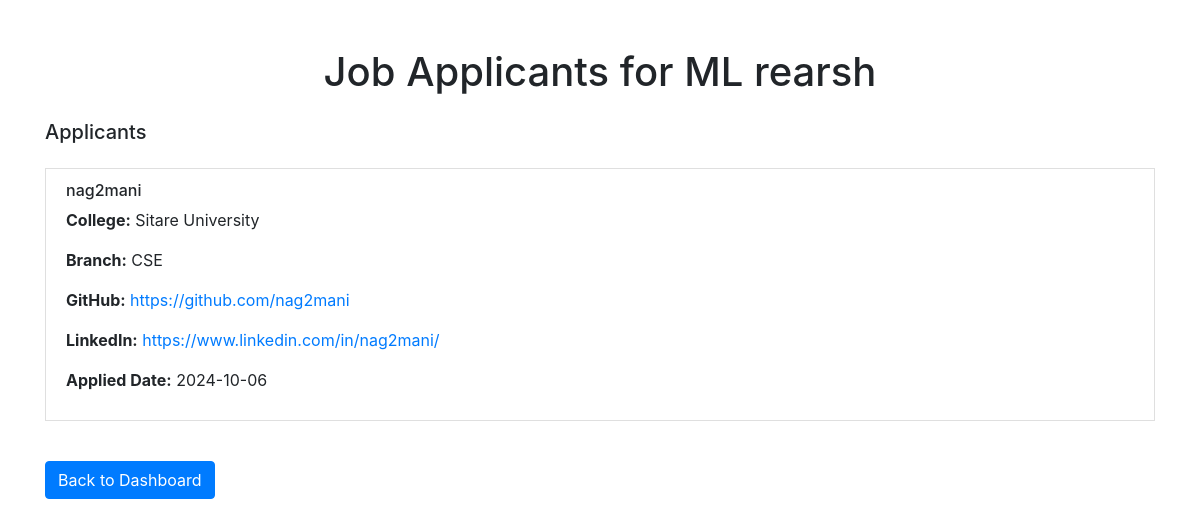
Before: /job_applicants/1/ (signed in) with the older database file.
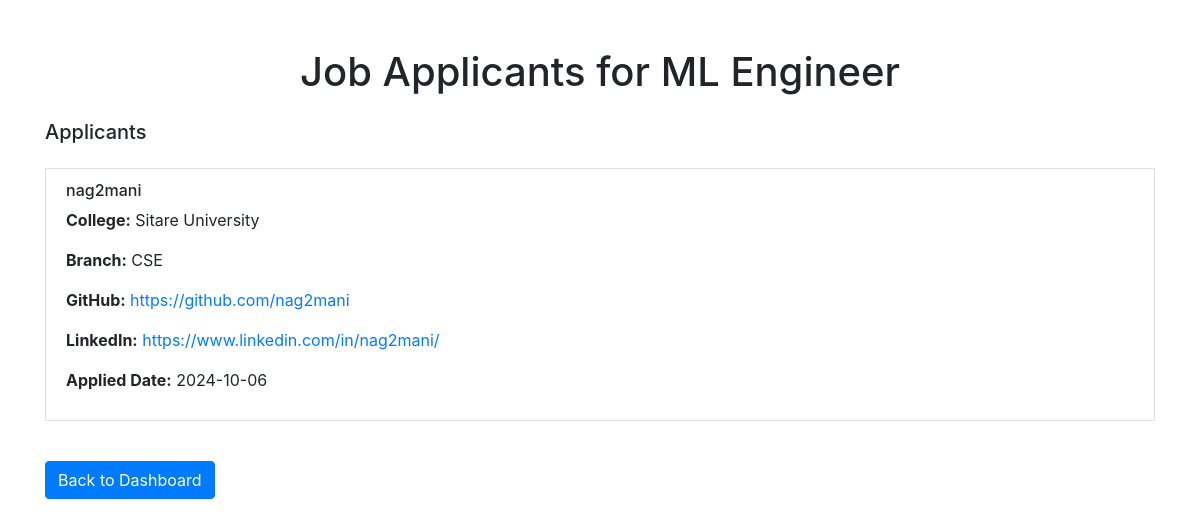
After: the same page with the newer database file.
### home/models.py (models this page shows, shortened)
class Job(models.Model):
    company = models.ForeignKey(Company, on_delete=models.CASCADE)
    title = models.CharField(max_length=255, default='Job')
    description = models.TextField()
    field = models.CharField(max_length=255)
    category = models.CharField(max_length=255)
    pay_range = models.CharField(max_length=20)
    location = models.CharField(max_length=255)
    expiry_date = models.DateField()
    created_date = models.DateField(auto_now_add=True)
    skills = models.TextField()
    student_applied = models.JSONField()  # To store hashmap of students applied

### home/views.py (the view)
# urls.py: path('job_applicants/<int:job_id>/', job_applicants, name='job_applicants'),
@login_required(login_url="/login/")
def job_applicants(request, job_id):
    job = get_object_or_404(Job, id=job_id, company=request.user.company)
    applicants = []
    for student_id, application_details in job.student_applied.items():
        student = get_object_or_404(Student, id=student_id)
        applicants.append({
            'student': student,
            'application_details': application_details
        })
    return render(request, 'job_applicants.html', {'job': job, 'applicants': applicants})

### home/templates/job_applicants.html (shortened to what this page needs)
<!DOCTYPE html>
<html lang="en">
<head>
    <link href="https://stackpath.bootstrapcdn.com/bootstrap/4.5.2/css/bootstrap.min.css" rel="stylesheet">
</head>
<body>
    <div class="container mt-5">
        <h1 class="text-center">Job Applicants for {{ job.title }}</h1>
        <div class="mt-4">
            <h5>Applicants</h5>
            <ul class="list-group">
                {% for applicant in applicants %}
                <div class="my-3">
                    <li class="list-group-item">
                        <h6>{{ applicant.student.user.username }}</h6>
                        <p><strong>College:</strong> {{ applicant.student.college }}</p>
                        <p><strong>Branch:</strong> {{ applicant.student.branch }}</p>
                        <p><strong>GitHub:</strong> <a href="{{ applicant.student.github }}" target="_blank">{{ applicant.student.github }}</a></p>
                        <p><strong>LinkedIn:</strong> <a href="{{ applicant.student.linkedin }}" target="_blank">{{ applicant.student.linkedin }}</a></p>
                        <p><strong>Applied Date:</strong> {{ applicant.application_details.applied_date }}</p>
                    </li>
                </div>
                {% empty %}
                <li class="list-group-item">No applicants yet.</li>
                {% endfor %}
            </ul>
        </div>
        <div class="mt-4">
            <a href="{% url 'company' %}" class="btn btn-primary">Back to Dashboard</a>
        </div>
    </div>
</body>
</html>

Changed rows visible on the page:
changed Job: title "ML rearsh" → "ML Engineer"
